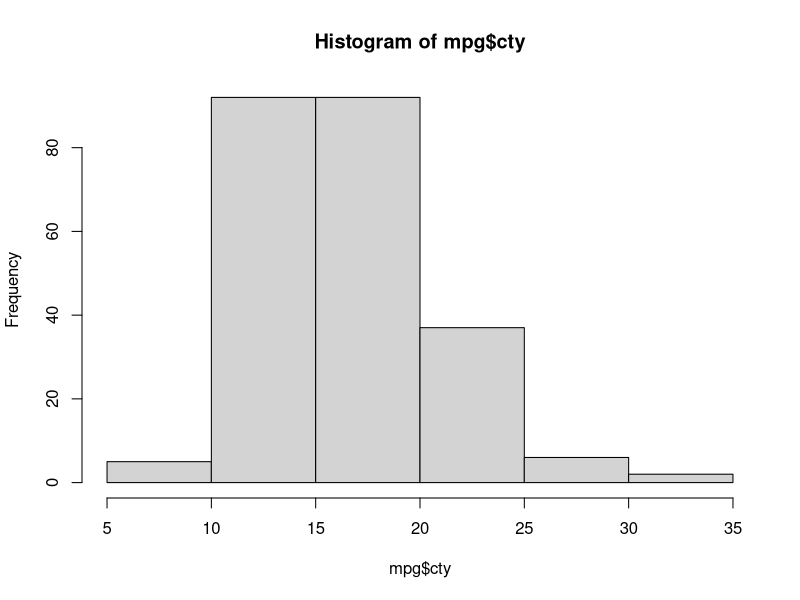
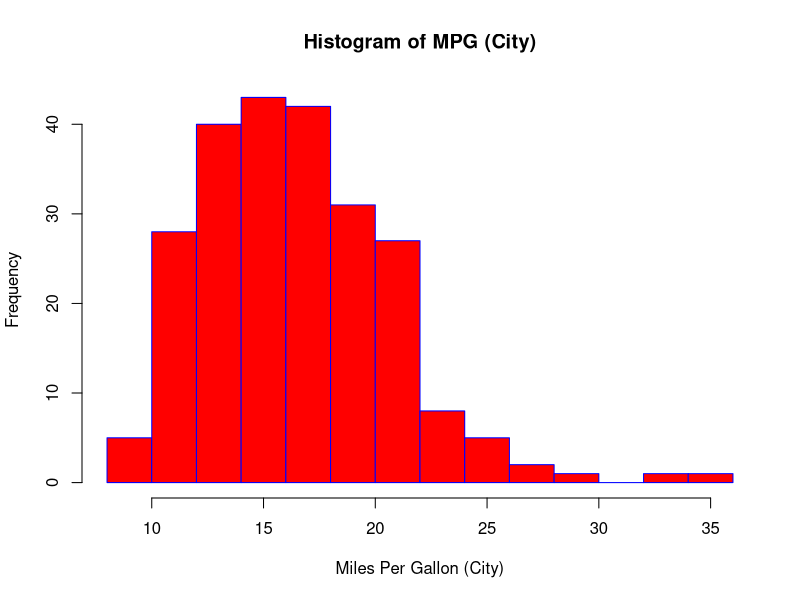
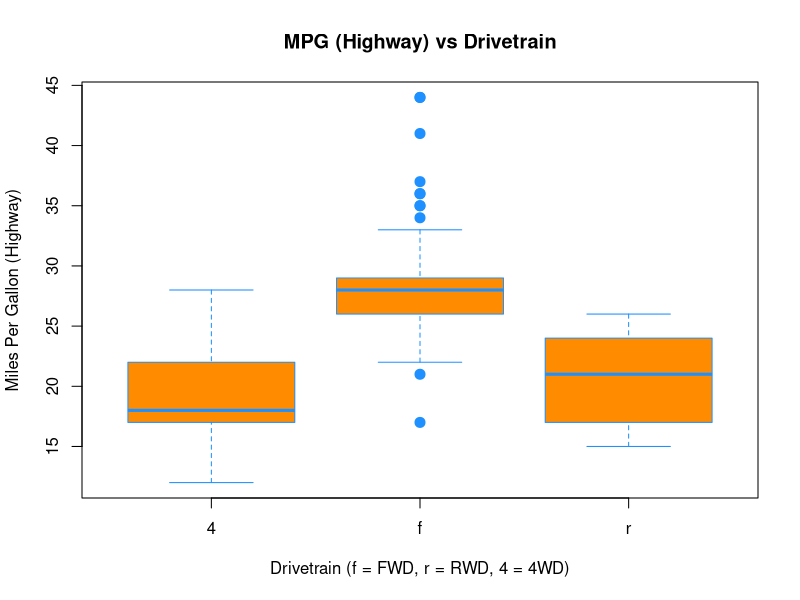
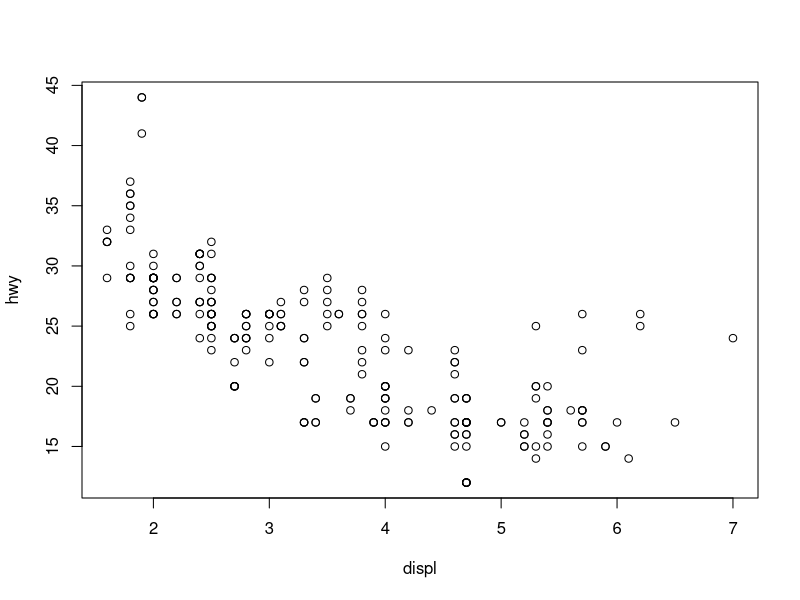
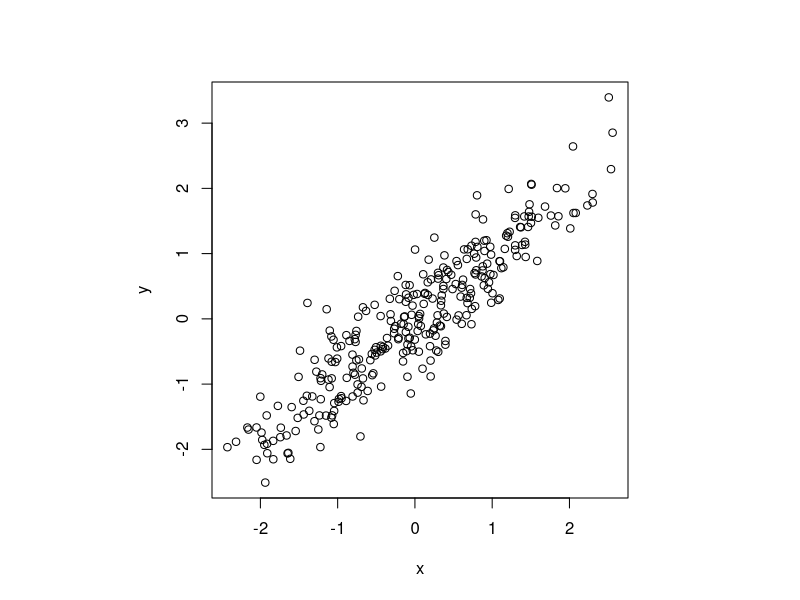

The R source for these figures, in order:
## ---- chunk 1
options(htmltools.dir.version = FALSE)
knitr::opts_chunk$set(
  message = FALSE,
  warning = FALSE,
  dev = "svg",
  cache = TRUE,
  cache.path = ".cache/",
  fig.align = "center"
  #fig.width = 11,
  #fig.height = 5
)
## ---- chunk 2
    data("mpg",package="ggplot2")
## ---- chunk 3
    dim(mpg)
## ---- chunk 4
    head(mpg)
## ---- chunk 5
str(mpg)
## ---- chunk 6
x <- c(1,2,2,2,2,100)
mean(x)
mean(x) == sum(x) / length(x)
median(x)
## ---- chunk 7
    var(x)
    all.equal(var(x), sum((x - mean(x))^2) / (length(x)-1))
## ---- chunk 8
    range(x)
## ---- chunk 9
    table(x)
    table(mpg$trans)
## ---- chunk 10
    table(mpg$trans,mpg$drv)
## ---- chunk 11
hist(mpg$cty)
## ---- chunk 12
hist(mpg$cty, xlab   = "Miles Per Gallon (City)", main   = "Histogram of MPG (City)", breaks = 12, col = "red",border = "blue")
## ---- chunk 13
boxplot(hwy ~ drv, data = mpg, xlab   = "Drivetrain (f = FWD, r = RWD, 4 = 4WD)", ylab   = "Miles Per Gallon (Highway)", main   = "MPG (Highway) vs Drivetrain", pch = 20,cex = 2,col ="darkorange",border = "dodgerblue")
## ---- chunk 14
    head(mpg[,c("hwy","displ")])
## ---- chunk 15
plot(hwy ~ displ, data = mpg)
## ---- chunk 16
library(mvtnorm)
set.seed(10)
cor = 0.9
sig = matrix(c(1,cor,cor,1),c(2,2))
ndat = data.frame(rmvnorm(n=300,sigma = sig))
x = ndat$X1
y = ndat$X2
par(pty="s")
plot(x ~ y, xlab="x",ylab="y")
